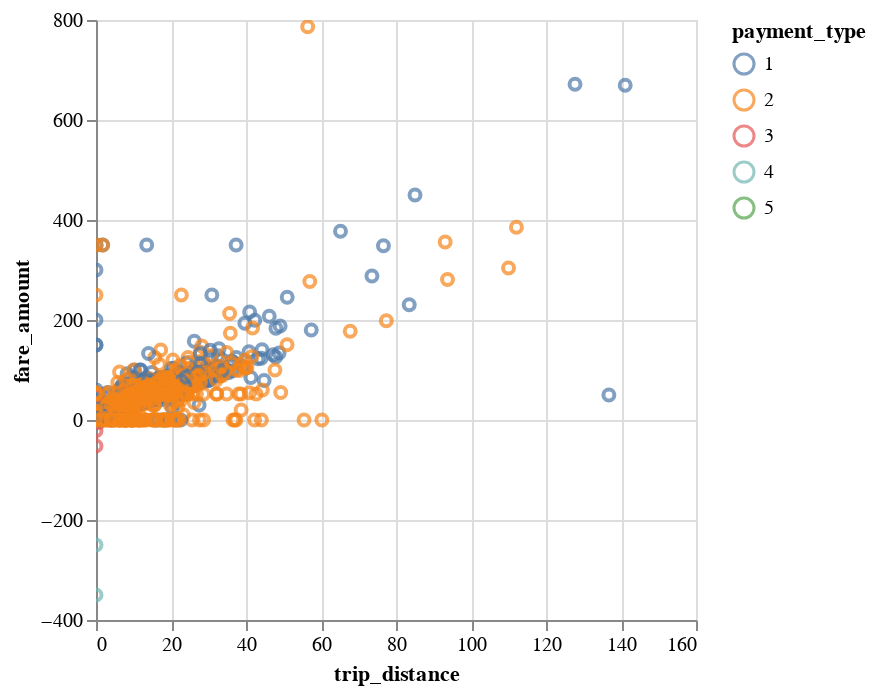

Here is the notebook cell this chart was saved with:
### Markdown cell above
## Create custom visualisation with a new library

First, the code imports the Altair library using the alias "alt". Next, the code uses Spark SQL to select all columns from the "NYC_Taxi_cleansed" table in the "Bronze" database, limiting the result to the first 5000 rows. The resulting DataFrame is then converted to a Pandas DataFrame using the toPandas method.

The alt.Chart method is then called with the Pandas DataFrame as the data source, and the mark_point method is used to specify that the chart should use points as the visual mark. The encode method is then used to specify the encoding for the x-axis, y-axis, and color of the points, as well as the tooltip values. The x-axis is mapped to the "tripDistance" column, the y-axis is mapped to the "fareAmount" column, and the color of the points is mapped to the "paymentType" column, which is treated as a categorical variable. The tooltip displays the "tripDistance", "fareAmount", and "paymentType" columns for each point.

Finally, the interactive method is called to enable interactivity in the resulting visualization, allowing the user to zoom, pan, and view tooltip information when hovering over points in the scatter plot.

### Code cell
import altair as alt

df = spark.sql(f"SELECT * FROM bronzerawdata.{table_name} LIMIT 5000")

data = df.toPandas()

alt.Chart(data).mark_point().encode(
    x='trip_distance',
    y='fare_amount',
    color='payment_type:N',
    tooltip=['trip_distance', 'fare_amount', 'payment_type']
).interactive()

### Figure 1 — Vega-Lite specification as saved in the notebook (floating-point values rounded to 4 significant figures; data arrays with more than 128 entries replaced by an {"elided": "..."} marker saying what was removed)
{"config": {"view": {"continuousWidth": 300, "continuousHeight": 300}}, "data": {"name": "data-cfbaa35b85107104a6665e0ce198cc67"}, "mark": {"type": "point"}, "encoding": {"color": {"field": "payment_type", "type": "nominal"}, "tooltip": [{"field": "trip_distance", "type": "quantitative"}, {"field": "fare_amount", "type": "quantitative"}, {"field": "payment_type", "type": "quantitative"}], "x": {"field": "trip_distance", "type": "quantitative"}, "y": {"field": "fare_amount", "type": "quantitative"}}, "params": [{"name": "param_2", "select": {"type": "interval", "encodings": ["x", "y"]}, "bind": "scales"}], "$schema": "https://vega.github.io/schema/vega-lite/v5.16.3.json", "datasets": {"data-cfbaa35b85107104a6665e0ce198cc67": {"elided": "5000 records"}}}
